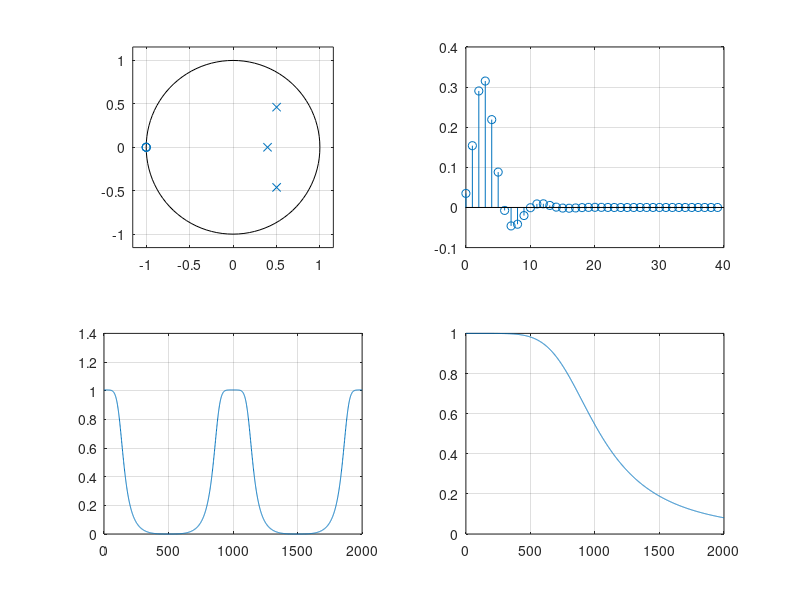

Source code (MATLAB):
close all; 
clear all;
 

Z=-1000:2000;
w=0:2000;
 
nun1=[-0.035 -0.105 -0.105 -0.035 ];
den1=[-1 1.4 -0.863 0.184536];
 
[h2,n2]=impz(nun1,den1);
 
K = 6.483e8./(((i*w)+865.477).*((i*w).^2+865.477*(i*w)+7.491e5));
plot(w,abs(K));
grid on
 
Z=exp((-i.*w*2*pi)/1000);
H2=(-0.035-0.105*Z.^(1)-0.105*Z.^(2)-0.035*Z.^(3))./(-1+1.4*Z.^(1)-0.863*Z.^(2)+0.184536*Z.^(3));
 
figure(1);
subplot(2,2,1);
zplane(nun1,den1);
grid on
 
subplot(2,2,2);
stem(n2,h2);
grid on
 
figure(1);
subplot(2,2,4);
plot(w,abs(K));
grid on
 
subplot(2,2,3);
plot(w,abs(H2));
grid on
 
 
 
 

